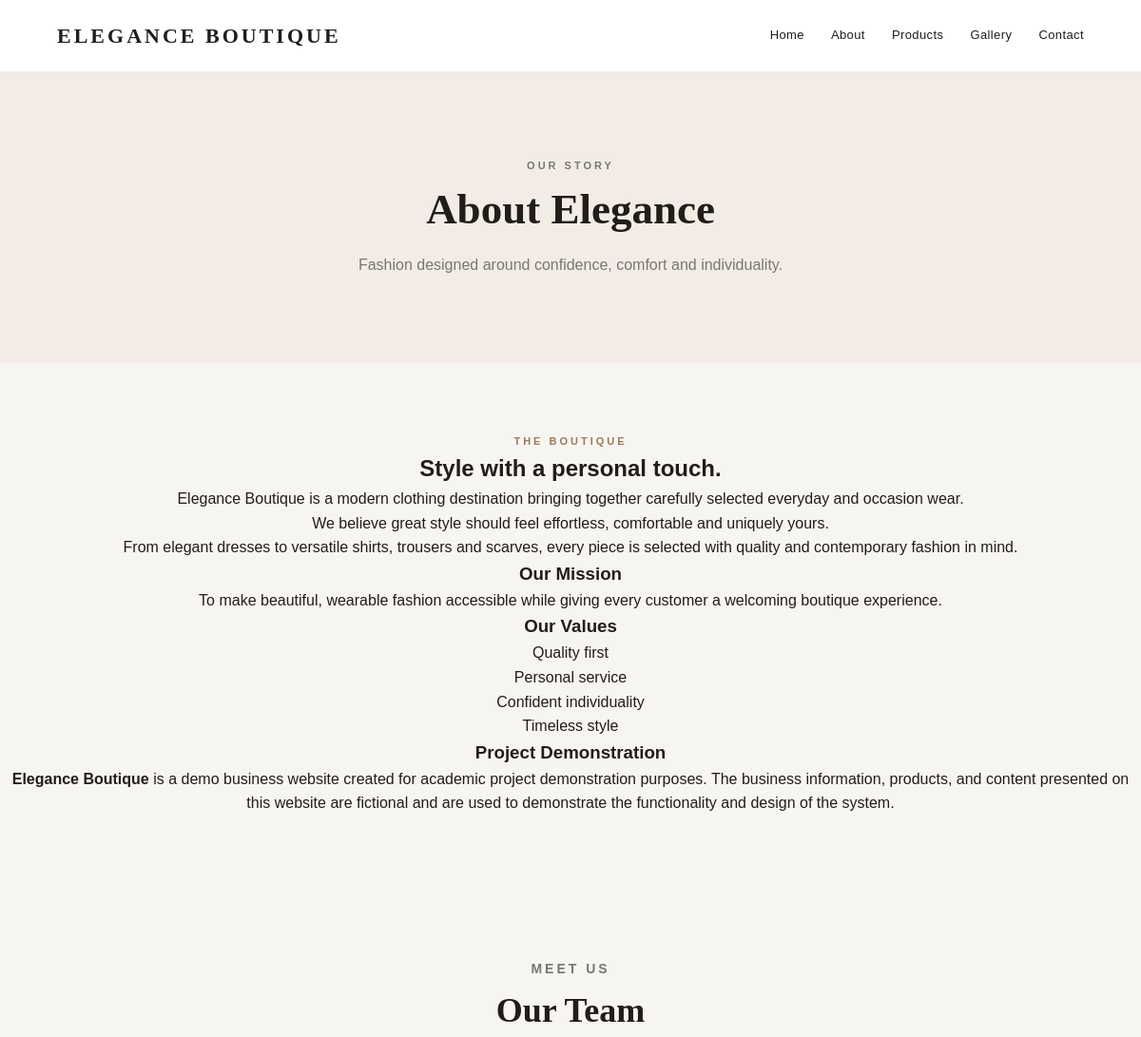
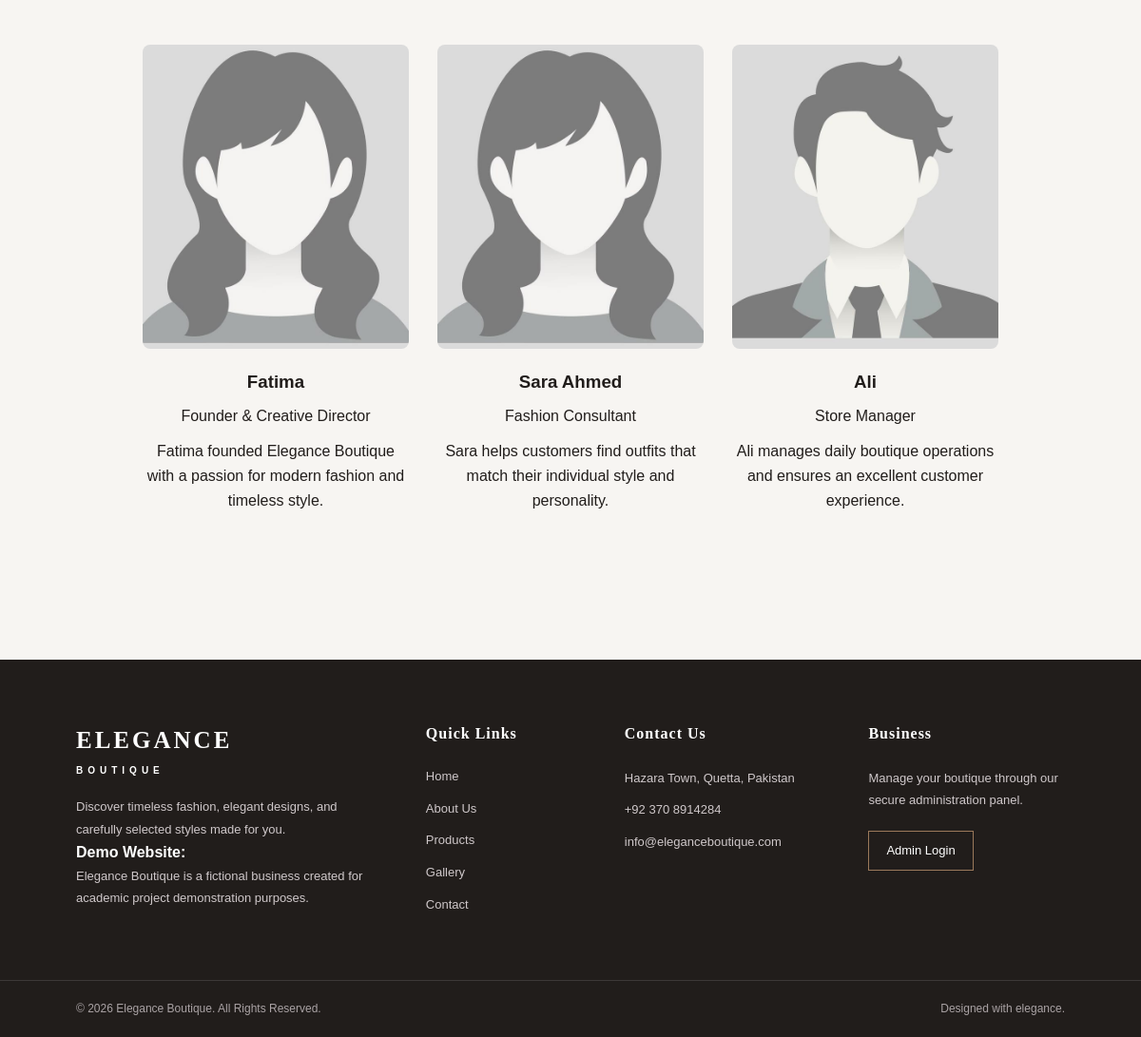
Page /about.php on the committed database (2 pictures, top to bottom).
### tables this page shows
CREATE TABLE `team` (
  `id` int(11) NOT NULL,
  `name` varchar(100) NOT NULL,
  `position` varchar(100) NOT NULL,
  `bio` text DEFAULT NULL,
  `image` varchar(255) DEFAULT NULL,
  `created_at` timestamp NOT NULL DEFAULT current_timestamp()
);

### about.php (the view, shortened to what this page needs)
<?php
require_once "config/database.php";
$sql = "
    SELECT *
    FROM team
    ORDER BY id
";
$result = mysqli_query($conn, $sql);
$team = [];
if ($result) {
    while ($row = mysqli_fetch_assoc($result)) {
        $team[] = $row;
    }
}
include "includes/header.php";
?>
<section class="page-banner">
    <p class="eyebrow">
        OUR STORY
    </p>
    <h1>
        About Elegance
    </h1>
    <p>
        Fashion designed around confidence,
        comfort and individuality.
    </p>
</section>
<section class="section two-col">
    <div>
        <p class="eyebrow">
            THE BOUTIQUE
        </p>
        <h2>
            Style with a personal touch.
        </h2>
        <p>
            Elegance Boutique is a modern
            clothing destination bringing together
            carefully selected everyday and
            occasion wear.
        </p>
        <p>
            We believe great style should feel
            effortless, comfortable and uniquely yours.
        </p>
        <p>
            From elegant dresses to versatile shirts,
            trousers and scarves, every piece is
            selected with quality and contemporary
            fashion in mind.
        </p>
    </div>
    <div class="about-box">
        <h3>
            Our Mission
        </h3>
        <p>
            To make beautiful, wearable fashion
            accessible while giving every customer
            a welcoming boutique experience.
        </p>
        <h3>
            Our Values
        </h3>
        <ul>
            <li>
                Quality first
            </li>
            <li>
                Personal service
            </li>
            <li>
                Confident individuality
            </li>
            <li>
                Timeless style
            </li>
        </ul>
    </div>
    <div class="demo-notice"> <h3>Project Demonstration</h3>
        <p> <strong>Elegance Boutique</strong> is a demo business website created
         for academic project demonstration purposes. The business information,
          products, and content presented on this website are fictional
        and are used to demonstrate the functionality and design of the system.
        </p>
</section>
<section class="section muted">
    <div class="section-title">
        <p class="eyebrow">
            MEET US
        </p>
        <h2>
            Our Team
        </h2>
    </div>
    <div class="team-grid">
        <?php foreach ($team as $member): ?>
            <div class="team-card">
<img
    src="uploads/team/<?= htmlspecialchars($member['image']) ?>"
    alt="<?= htmlspecialchars($member['name']) ?>"
>
                <h3>
                    <?= htmlspecialchars($member['name']) ?>
                </h3>
                <p class="small">
                    <?= htmlspecialchars($member['position']) ?>
                </p>
                <p>
                    <?= htmlspecialchars($member['bio']) ?>
                </p>
            </div>
        <?php endforeach; ?>
    </div>
</section>
<?php
include "includes/footer.php";
?>

### assets/css/style.css (style rules this page uses)
* { margin: 0; padding: 0; box-sizing: border-box; }
html { scroll-behavior: smooth; }
body { margin: 0; font-family: Arial, Helvetica, sans-serif; background: #f7f5f2; color: #211d1b; line-height: 1.6; }
img { max-width: 100%; display: block; }
.section { padding: 75px 0; text-align: center; align-items: center; align-content: center; }
.section-title { text-align: center; margin-bottom: 45px; }
.section-title h2 { margin: 5px 0 10px; text-align: center; font-family: Georgia, serif; font-size: 36px; font-weight: 600; color: #211d1b; }
.section-title p { color: #777777; font-size: 14px; text-align: center; }
.eyebrow { margin: 0; color: #9b795b; font-size: 11px; font-weight: bold; letter-spacing: 3px; text-transform: uppercase; }
.page-banner { padding: 90px 20px; text-align: center; background: #f3ece4; }
.page-banner h1 { margin-bottom: 10px; font-family: Georgia, serif; font-size: 45px; font-weight: 600; color: #211d1b; }
.page-banner p { color: #777777; }
.team-grid { display: flex; flex-wrap: wrap; justify-content: center; align-items: stretch; gap: 30px; max-width: 1200px; margin: 0 auto; }
.team-card { width: 280px; text-align: center; }
.team-card img { width: 100%; height: 320px; object-fit: cover; display: block; margin: 0 auto 20px; border-radius: 8px; }
.team-card h3 { text-align: center; margin-bottom: 8px; }
.team-card .small { text-align: center; margin-bottom: 12px; }
.team-card p { text-align: center; }

### rows in the picture
team: image (picture), name "Fatima", position "Founder & Creative Director", bio "Fatima founded Elegance Boutique with a passion for modern fashion and timeless style."
team: image (picture), name "Sara Ahmed", position "Fashion Consultant", bio "Sara helps customers find outfits that match their individual style and personality."
team: image (picture), name "Ali", position "Store Manager", bio "Ali manages daily boutique operations and ensures an excellent customer experience."
